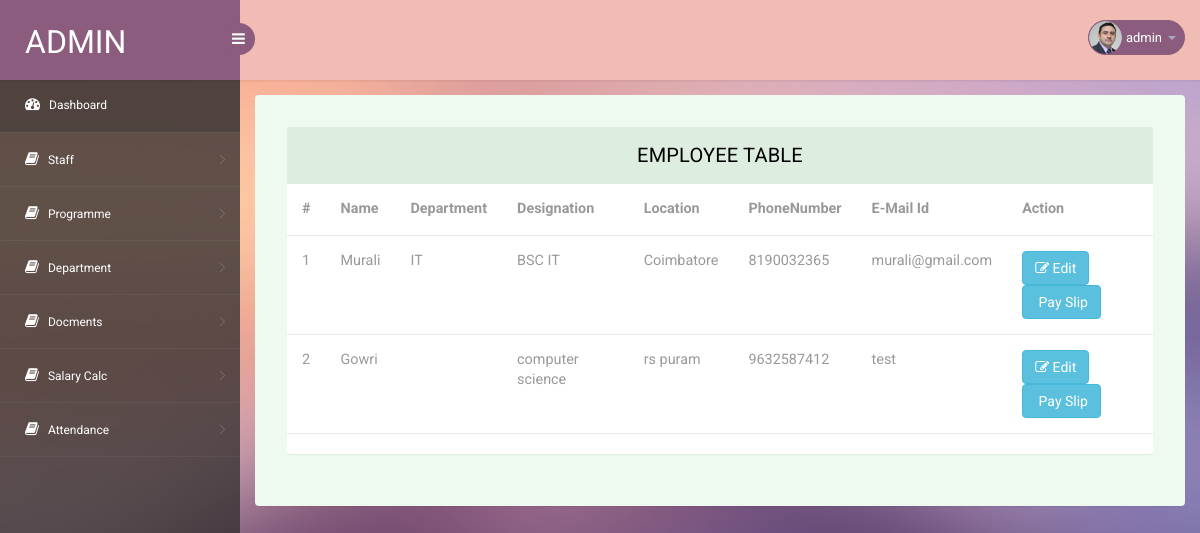
/2View.php (signed in), run on the app's committed database.
### tables this page shows
CREATE TABLE `employee` (
  `id` int(11) NOT NULL,
  `name` text NOT NULL,
  `designation` text NOT NULL,
  `location` text NOT NULL,
  `phone` text NOT NULL,
  `mail` text NOT NULL,
  `password` text NOT NULL,
  `per_day` decimal(10,2) NOT NULL,
  `pf` decimal(10,2) NOT NULL,
  `hra` decimal(10,2) NOT NULL,
  `doc1` longblob NOT NULL,
  `image1` longblob NOT NULL,
  `image2` longblob NOT NULL,
  `status` text NOT NULL,
  `dept` varchar(100) NOT NULL
);

### 2View.php (the view, shortened to what this page needs)
<!DOCTYPE html>
<head>
<link rel="stylesheet" href="css/bootstrap.min.css" >
<link href="css/style.css" rel='stylesheet' type='text/css' />
<link href="css/style-responsive.css" rel="stylesheet"/>
<link rel="stylesheet" href="css/font.css" type="text/css"/>
<link href="css/font-awesome.css" rel="stylesheet">
</head>
<body>
<?php
include 'header.php';
?>
<section id="main-content">
	<section class="wrapper">
		<div class="table-agile-info">
 <div class="panel panel-default">
    <div class="panel-heading">
    Employee table
    </div>
    <div>
    <div class="table-responsive">
      <table class="table" ui-jq="footable" ui-options='{
        "paging": {
          "enabled": true
        },
        "filtering": {
          "enabled": true
        },
        "sorting": {
          "enabled": true
        }}'>
        <thead>
          <tr>
            <th>#</th>
            <th>Name</th>
            <th>Department</th>
            <th>Designation</th>
            <th>Location</th>
            <th>PhoneNumber</th>
            <th>E-Mail Id</th>
            <th>Action</th>
          </tr>
        </thead>
        <tbody>
            <?php
            $sql = "SELECT * FROM employee";
            $result = $conn->query($sql);
            $r=1;
            if ($result->num_rows > 0) {
            while($row = $result->fetch_assoc()) {
            ?>
            <tr>
                <td><?php echo $r++; ?></td>
                <td><?php echo $row["name"]; ?></td>
                <td><?php echo $row["dept"]; ?></td>
                <td><?php echo $row["designation"]; ?></td>
                <td><?php echo $row["location"]; ?></td>
                <td><?php echo $row["phone"]; ?></td>
                <td><?php echo $row["mail"]; ?></td>
                <td>
                    <?php echo '<a href="2ViewUpdate.php?id='. $row['id'].'" class="btn btn-info"><i class="fa fa-edit" aria-hidden="true"></i> Edit</a>'?>
                    <?php echo '<a href="salary_print.php?id='. $row['id'].'" class="btn btn-info"><i class="fa fa-report" aria-hidden="true"></i> Pay Slip</a>'?>
                </td>
            </tr>
            <?php
            }
            }
            ?>
        </tbody>
      </table>
    </div>
    </div>
  </div>
</div>
</section>
</body>
</html>

### css/style.css (style rules this page uses)
html, body { font-family: 'Roboto', sans-serif; font-size: 100%; overflow-x: hidden; background: url(../images/bg.jpg) no-repeat 0px 0px; background-size:cover; }
body a { transition: 0.5s all ease; -webkit-transition: 0.5s all ease; -moz-transition: 0.5s all ease; -o-transition: 0.5s all ease; -ms-transition: 0.5s all ease; text-decoration:none; }
#main-content { margin-left:240px; -webkit-transition:all .3s ease-in-out; -moz-transition:all .3s ease-in-out; -o-transition:all .3s ease-in-out; transition:all .3s ease-in-out; }
.wrapper { display:inline-block; margin-top:80px; padding:15px; width:100%; }
.panel-heading { position: relative; height: 57px; line-height: 57px; letter-spacing: 0.2px; color: #000; font-size: 18px; font-weight: 400; padding: 0 16px; background:#ddede0; border-top-right-radius: 2px; border-top-left-radius: 2px; text-transform: uppercase; text-align: center; }
.panel { border: none ! important; }
.table>thead>tr>th { border-bottom: 1px solid #e1ab91 ! important; }
.table>tbody>tr>td, .table>tbody>tr>th, .table>tfoot>tr>td, .table>tfoot>tr>th, .table>thead>tr>td, .table>thead>tr>th { border-bottom: 1px solid #e9e9e9 ! important; }
.table > thead > tr > th, .table > tbody > tr > th, .table > tfoot > tr > th, .table > thead > tr > td, .table > tbody > tr > td, .table > tfoot > tr > td { border-top: none !important; }
.table td, .table>tbody>tr>td, .table>tbody>tr>th, .table>tfoot>tr>td, .table>tfoot>tr>th, .table>thead>tr>td, .table>thead>tr>th { padding: 15px!important; }
.table > thead > tr > th, .table > tbody > tr > th, .table > tfoot > tr > th, .table > thead > tr > td, .table > tbody > tr > td, .table > tfoot > tr > td { font-size: 0.9em; color: #999; border-top: none !important; }
.table-agile-info { background: #eef9f0; padding: 2em; border-radius: 4px; -webkit-box-shadow: 0 1px 1px rgba(0,0,0,.05); box-shadow: 0 1px 1px rgba(0,0,0,.05); }
.panel-default>.panel-heading { color: #000000 ! important; background-color: #ddede0 ! important; border-color: #ddede0 ! important; font-size: 20px; }

### data on the page
employee: name "Murali", dept "IT", designation "BSC IT", location "Coimbatore", phone "8190032365", mail "murali@gmail.com"
employee: name "Gowri", designation "computer science", location "rs puram", phone "9632587412", mail "test"

### other printed values
$_SESSION['companyName'] "admin"
